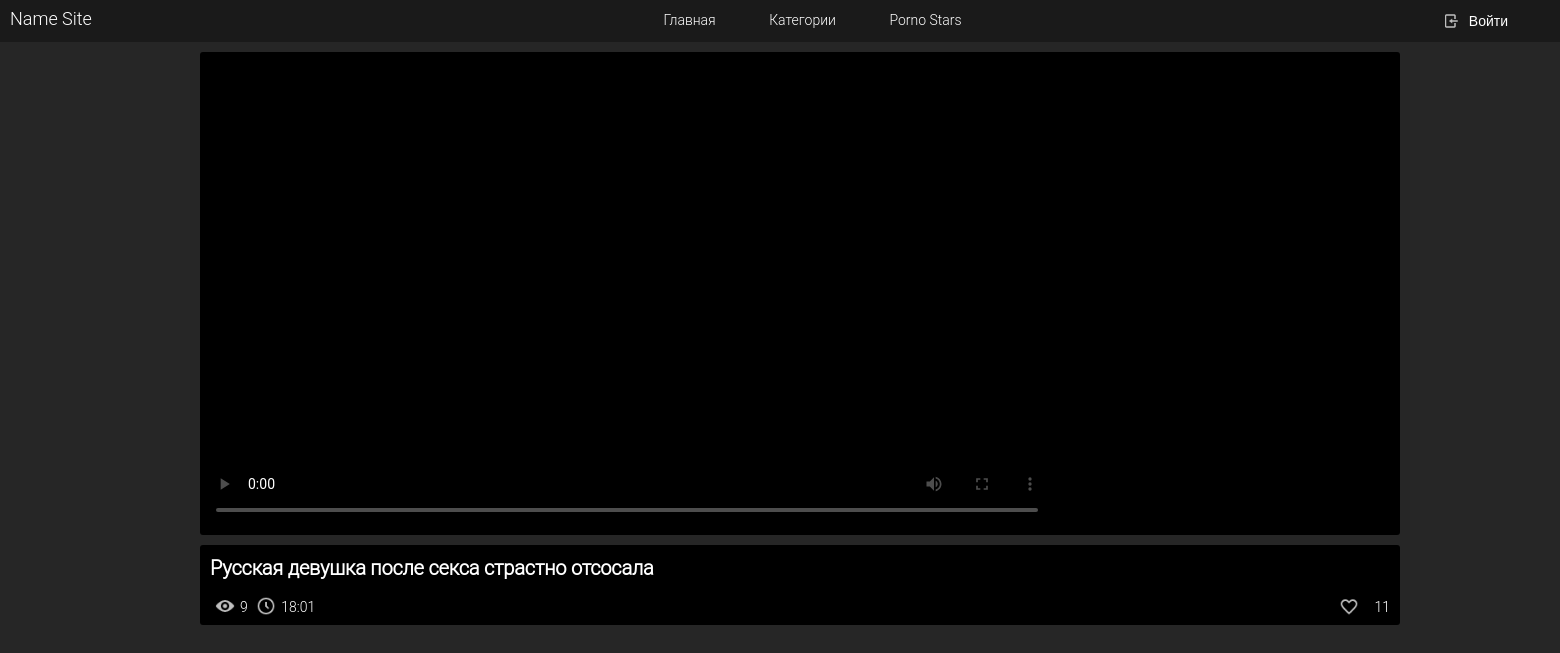
The app's page /?id=3, older data.
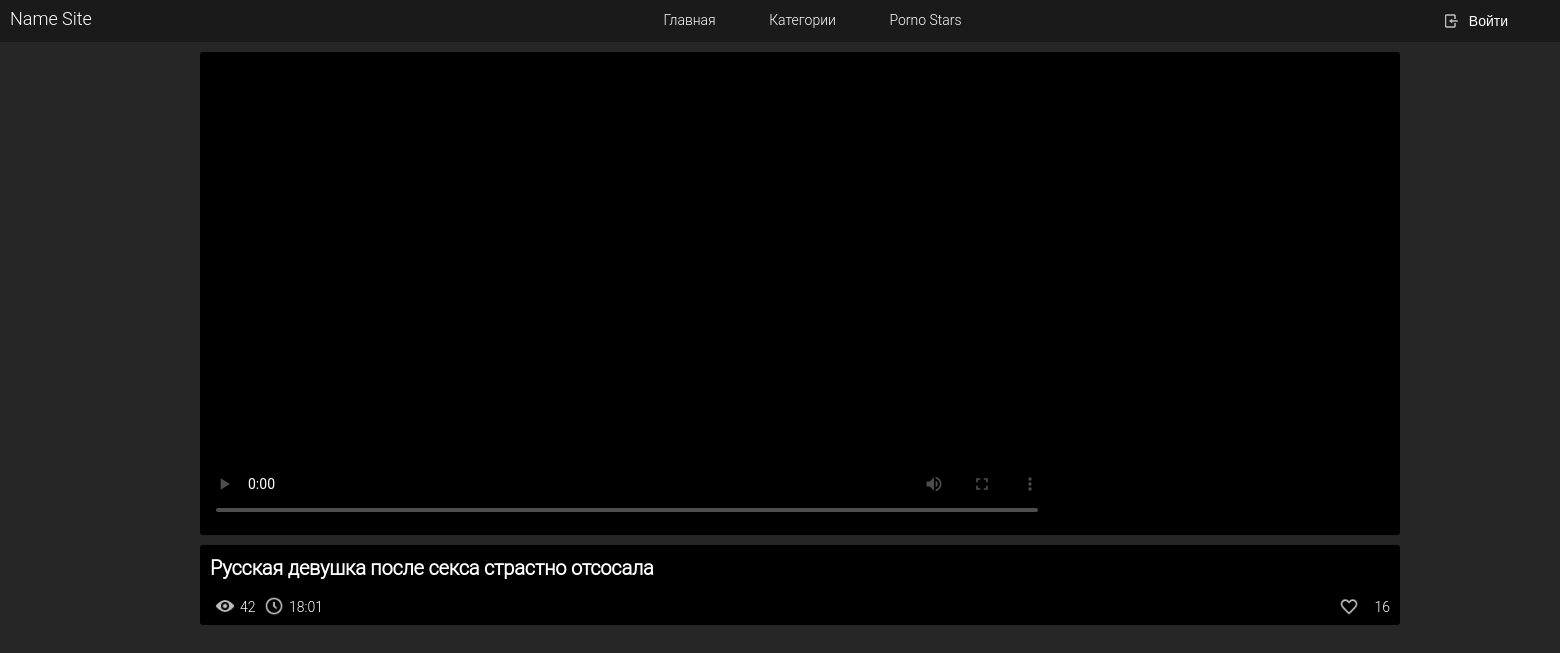
The same page, newer data.
### tables this page shows
CREATE TABLE `posts` (
  `id` int(11) NOT NULL,
  `title` varchar(180) NOT NULL,
  `pre` varchar(50) NOT NULL,
  `descr` varchar(500) NOT NULL,
  `time` varchar(10) NOT NULL,
  `views` int(11) NOT NULL,
  `likes` int(11) NOT NULL,
  `video` varchar(50) NOT NULL
);

### video.php (called while the page is built, shortened)
<?php
require_once 'engine/db_config.php';
$connect_DB = mysqli_connect($hostDB, $userDB, $passwordDB, $nameDB) or die("Ошибка" . mysqli_error($connect_DB));
$id_video = $_GET['id'];
$sql = "SELECT * FROM posts WHERE id = '$id_video'";
$query = mysqli_query($connect_DB, $sql);
$info_array = mysqli_fetch_assoc($query);
require_once "templete/head.php";
require_once "templete/header.php";
require_once "templete/full-story.php";
require_once "templete/bottom.php";
?>

### templete/full-story.php (the view, shortened to what this page needs)
<div class="full-story">
    <div class="videoBlock radius">
        <div class="video">
            <video src="<?php echo $info_array['video']?>" controls poster="<?php echo $info_array['pre']?>"></video>
        </div>
    </div>
    <div class="finfo radius">
        <div class="ftitle"><h1><?php echo $info_array['title']?></h1></div>
        <div class="infol inline-block">
            <div class="fviews inline-block"><img src="../templete/images/views.png" alt="" class="infopng"><div class="itext inline-block"><?php echo $info_array['views']?></div></div>
            <div class="ftime inline-block"><img src="../templete/images/time.png" alt="" class="infopng"><div class="itext inline-block"><?php echo $info_array['time']?></div></div>
        </div>
        <div class="infor inline-block right">
            <div class="flikes inline-block"><img src="../templete/images/un_like.png" alt="" class="infopngr"><div class="itext inline-block"><?php echo $info_array['likes']?></div></div>
        </div>
    </div>
</div>

### index.php (shortened to what this page needs)
<?php
require_once 'engine/db_config.php';
if ($_GET['id'] > 0) require_once "video.php";
else require_once "templete/main.php";
?>

### templete/head.php (shortened to what this page needs)
<!doctype html>
<html lang="ru">
<head>
</head>
<body>

### templete/header.php (shortened to what this page needs)
<header>
    <div id="head" class="center">
        <div id="logo" class="inline-block">
            <a href="/">Name Site</a>
        </div>
        <div id="navigation">
            <a href="/" class="nava">Главная</a>
            <a href="#" class="nava">Категории</a>
            <a href="#" class="nava">Porno Stars</a>
        </div>
        <div id="search" class="right">
            <div class="subsearch pointer" onclick="opensearch()"><img src="../templete/images/search.png" alt=""></div>
        </div>
        <div id="head_block_right" class="right ">
            <?php require_once "profile.php"; ?>
        </div>
    </div>
</header>

### templete/profile.php
<?php
if (isset($_SESSION['login']) and isset($_SESSION['password'])) {
    if ($_COOKIE['logining'] == 2) {
        echo '
    <div id="profile">';
        if($noavatar){
            echo '<div class="avatar"><img src="../templete/images/no_avatar.png" alt="" class="noavatar"></div>';
        }
        else {
            echo '<div class="avatar"><img src="'. $avatar .'" alt="" class="eavatar"></div>';
        }
        echo '
        <div id="profilenav" class="textcenter pointer inline-block" onmouseover="openloginmenu()" onmouseout="closeloginmenu()">' . $_SESSION['login'] . '</div>
        <div class="profileadd inline-block"><img src="../templete/images/menu_open.png" alt="" class="menu_add"></div>
    </div>
    <div id="loginmenu" class="textcenter radius" onmouseover="openloginmenu()" onmouseout="closeloginmenu()">
        <div class="block1">';
        if ($checkadmin == 2) echo '<div class="li pointer"><a href="../admin.php" class="lipro panel trans">Админ панель</a></div>';
        echo '
            <div class="li pointer"><a href="#" class="lipro profile trans">Мой профиль</a></div>
            <div class="li pointer"><a href="#" class="lipro favorites trans">Мое любимое</a></div>
            <div class="li pointer"><a href="?history" class="lipro history trans">История</a></div>
            <div class="li pointer"><a href="#" class="lipro settings trans">Настройки</a></div>
            <form method="post" class="formexit">
                <input type="submit" name="exit" value="Выйти" class="exit">
            </form>
        </div>
    </div>
    ';
    } elseif ($_COOKIE['logining'] == 1) {
        echo '
            <div id="auth">
                <img src="../templete/images/enter.png" alt="" class="enter"><button onclick=\'changeStyleDiv()\' id="access">Войти</button>
            </div>
        ';
        echo '<div class="errorlogin textcenter radius" id="closeerror">Неверный логин или пароль</div>';
    } else {
        echo '
        <div id="auth">
            <img src="../templete/images/enter.png" alt="" class="enter"><button onclick=\'changeStyleDiv()\' id="access">Войти</button>
        </div>
    ';
    }
} else {
    echo '
        <div id="auth">
            <img src="../templete/images/enter.png" alt="" class="enter"><button onclick=\'changeStyleDiv()\' id="access">Войти</button>
        </div>
    ';
}
?>

### templete/bottom.php (shortened to what this page needs)
</body>
</html>
<link href="../templete/css/style.css" rel="stylesheet">

Row changes from the older to the newer data that the page shows:
changed posts "Русская девушка после секса страстно отсосала": views "9" → "42"; likes "11" → "16"
